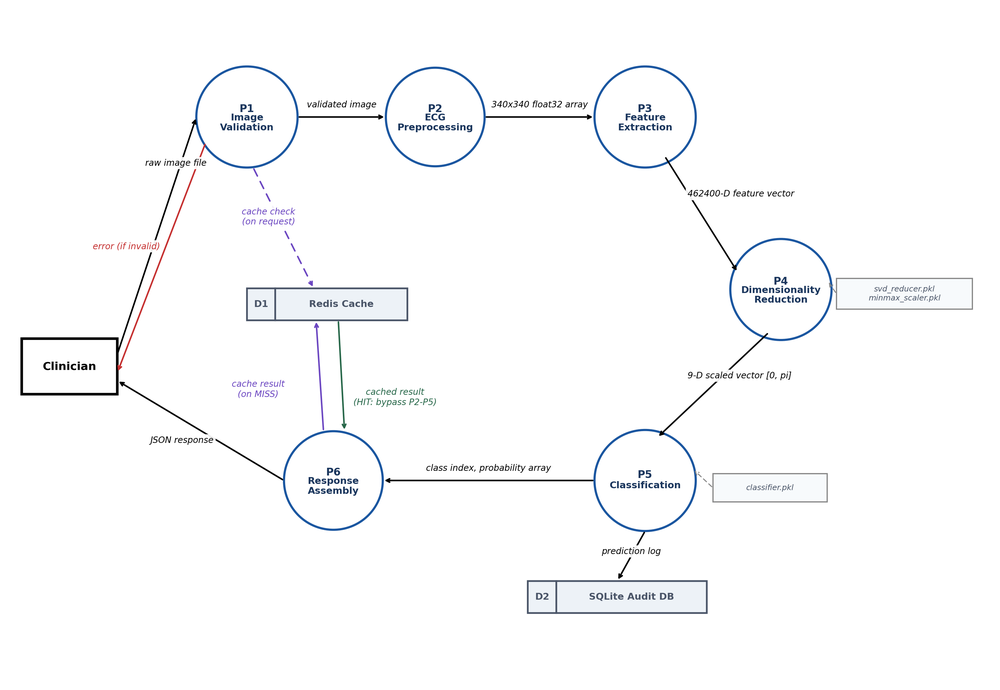
#> input picture Doc/report/extracted_images/fig4_3_dfd.png, 1000 x 690 px, shrunk from 3223 x 2223 before the run, found by its file name
$ python fix_fig4_3_dfd_crop.py
#> lines starting #> are read from the running program, lines starting #| are printed output that depends on the picture
import matplotlib
matplotlib.use('Agg')
import matplotlib.pyplot as plt
import matplotlib.patches as mpatches
import numpy as np
from PIL import Image

# ── Load original DFD and crop the bottom AI watermark text ─────
img = Image.open('/home/karthik/projects/QuCardio/Doc/report/extracted_images/fig4_3_dfd.png')
#> img is the input picture: PIL image 1000x690 RGBA; mean R, G, B, A 249.9, 250.4, 251.2, 255
w, h = img.size
#> w = 1000; h = 690
print(f"Original size: {w}x{h}")
#| Original size: 1000x690

# The watermark text is at the very bottom ~35px
# Crop a strip off the bottom to remove it
# Then we'll redraw the cache fix on top via matplotlib
crop_bottom_px = int(h * 0.055)   # ~5.5% from bottom removes the text line
#> crop_bottom_px = 37
img_cropped = img.crop((0, 0, w, h - crop_bottom_px))
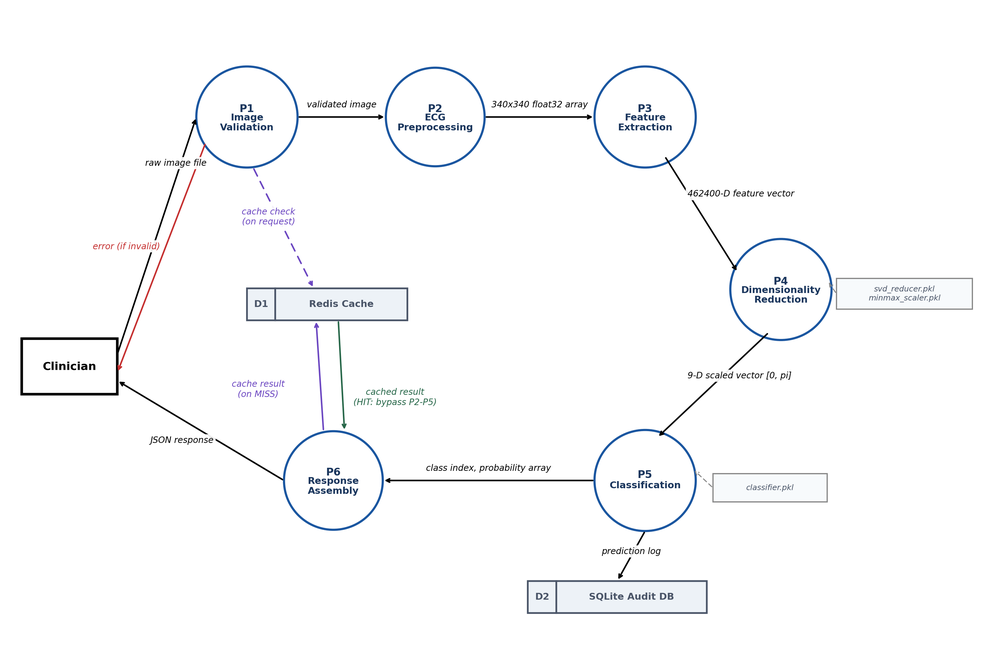
#> img_cropped: PIL image 1000x653 RGBA; mean R, G, B, A 249.6, 250.1, 251, 255
img_cropped.save('/home/karthik/projects/QuCardio/Doc/report/extracted_images/fig4_3_dfd.png')
print(f"Cropped and saved: new size = {img_cropped.size}")
#| Cropped and saved: new size = (1000, 653)
print("Fig 4.3 DFD watermark removed successfully.")

# NOTE: The cache logic fix (P1 → D1 → bypass or proceed) requires
# a full redraw. We'll do that below using matplotlib.
